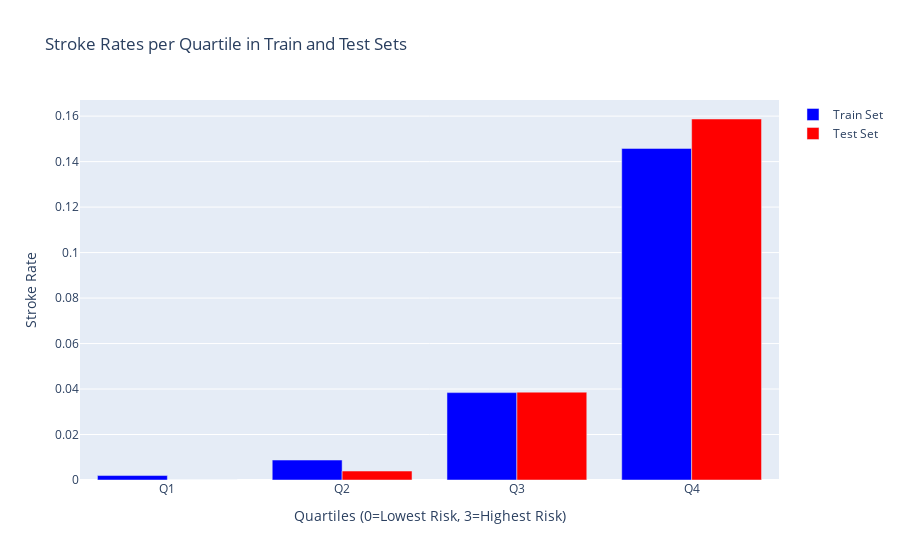

Notebook code cell kept with this figure:
### Code cell
# using plotly, create a bar plot of the stroke rates per quartile for both train and test sets
import plotly.graph_objects as go
fig = go.Figure(data=[
    go.Bar(name='Train Set', x=['Q1', 'Q2', 'Q3', 'Q4'], y=stroke_rates, marker_color='blue'),
    go.Bar(name='Test Set', x=['Q1', 'Q2', 'Q3', 'Q4'], y=stroke_rates_test, marker_color='red')
])
fig.update_layout(
    title='Stroke Rates per Quartile in Train and Test Sets',
    xaxis_title='Quartiles (0=Lowest Risk, 3=Highest Risk)',
    yaxis_title='Stroke Rate',
    barmode='group'
)
fig.show()

# Save to JSON
with open("../content/risk_levels.json", "w") as f:
    f.write(fig.to_json())

### Figure 1 — Plotly figure (JSON) as saved in the notebook; plotly's stock layout.template omitted (floating-point values rounded to 4 significant figures)
{"data": [{"marker": {"color": "blue"}, "name": "Train Set", "type": "bar", "x": ["Q1", "Q2", "Q3", "Q4"], "y": [0.001953, 0.008772, 0.03842, 0.1458]}, {"marker": {"color": "red"}, "name": "Test Set", "type": "bar", "x": ["Q1", "Q2", "Q3", "Q4"], "y": [0, 0.003937, 0.03863, 0.1587]}], "layout": {"barmode": "group", "title": {"text": "Stroke Rates per Quartile in Train and Test Sets"}, "xaxis": {"title": {"text": "Quartiles (0=Lowest Risk, 3=Highest Risk)"}}, "yaxis": {"title": {"text": "Stroke Rate"}}}}
